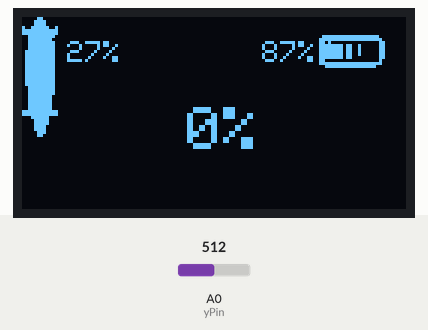
Simulated run of this sketch. Board: Arduino Uno, built with avr-gcc and run on an emulated ATmega328P. On the bench: 128×64 one-colour display. The test bench sets the inputs (shaded band); at power-on: A0 (yPin) = 512. The display library's start-up logo is not drawn; no radio packets arrive unless stated; what the sketch prints to the serial monitor is not drawn.

Above: at 1.2 s.
1.3 s: A0 (yPin) set to 716
At 1.37 s:
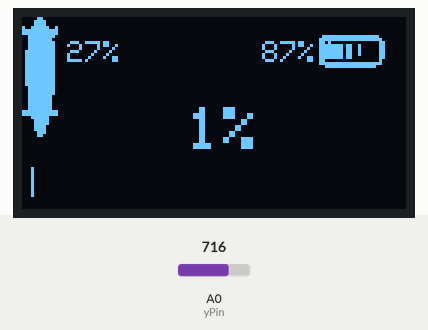
2.8 s: A0 (yPin) set to 717
At 3.8 s:
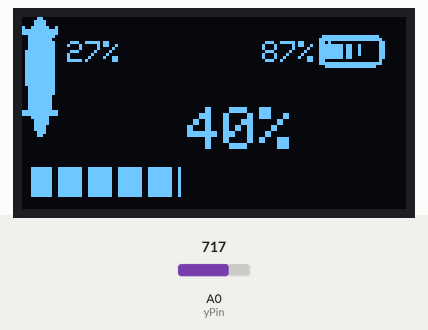
4.4 s: A0 (yPin) set to 1023
At 7.6 s:
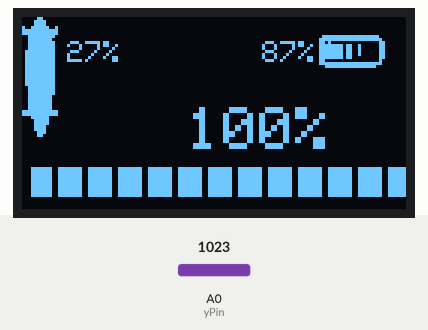

Measured:
- after the input at 1.3 s, the display: changes after 0.06 s (image 1)
- after the input at 4.4 s, the display: first changes after 0.06 s (image 3 shows a later state)

The sketch:

remote_control_rfnano.ino
```cpp
/*
  (c) Linus Johansson
  2022-01-23
  mod. latest: 220317
  Nrf_nano built in CE pin 9, CSN pin 10
  Oled 1.3" IIC 0x78, 0x7A SH1106
*/
#include <SPI.h>
#include <nRF24L01.h>
#include <RF24.h>
#include <Wire.h>
#include <printf.h>
#include <Adafruit_GFX.h>
#include <Adafruit_SH110X.h>
#define CE_PIN 9
#define CSN_PIN 10

const int yPin = A0;
float batteryLevelBoard = 27;
float batteryLevelRemote = 87;
int ySpeed = 90; //Kommer bli 1500 vid ESC
int ySpeedOutput = 90;  //Kommer bli 1500 vid ESC
int percentageSpeed = 0;
int r = 0;
int acceleration = 1;
int decceleration = 1;
int delayTime = 7;
int maxSpeed = 179; //Får se va maxspeed blir

#define i2c_Address 0x3c

#define SCREEN_WIDTH 128
#define SCREEN_HEIGHT 64
#define OLED_RESET -1
Adafruit_SH1106G display = Adafruit_SH1106G(SCREEN_WIDTH, SCREEN_HEIGHT, &Wire, OLED_RESET);
RF24 radio(CE_PIN, CSN_PIN);

const uint64_t writingAddress = 0x9090909001;
const uint64_t readingAddress = 0x9090909002;

// 'mauri', 128x64px
const unsigned char mauri [] PROGMEM = {
	0xff, 0xff, 0xff, 0xff, 0xff, 0xff, 0xff, 0xfc, 0x01, 0xf8, 0x1f, 0xff, 0xff, 0xff, 0xff, 0xff,
	0xff, 0xff, 0xff, 0xdf, 0xff, 0xff, 0xff, 0xfc, 0x01, 0xf0, 0x1f, 0xff, 0xff, 0xff, 0xff, 0xff,
	0xff, 0xff, 0xff, 0x8f, 0xff, 0xff, 0xff, 0xfc, 0x03, 0x78, 0x1f, 0xff, 0xff, 0xff, 0xff, 0xff,
	0xff, 0xff, 0xff, 0xcf, 0xff, 0xff, 0xff, 0xfc, 0x00, 0xe0, 0x1f, 0xff, 0xff, 0xff, 0xff, 0xff,
	0xff, 0xff, 0xff, 0xcf, 0xff, 0xf0, 0x02, 0x08, 0x01, 0xe0, 0x1f, 0xff, 0xff, 0xff, 0xff, 0xff,
	0xff, 0xff, 0xff, 0xef, 0xff, 0x01, 0x86, 0x00, 0x01, 0xf8, 0x1f, 0xff, 0xff, 0xff, 0xff, 0xff,
	0xff, 0xff, 0xff, 0xe7, 0xfc, 0x07, 0x8f, 0x00, 0x01, 0xf0, 0x3f, 0xff, 0xff, 0xff, 0xff, 0xff,
	0xff, 0xff, 0xff, 0xf7, 0xc0, 0x0f, 0x8f, 0x00, 0x00, 0x00, 0x3f, 0xff, 0xff, 0xff, 0xff, 0xff,
	0xff, 0xff, 0xff, 0xff, 0x80, 0x0f, 0x1f, 0x00, 0x30, 0x00, 0x3f, 0xff, 0xff, 0xff, 0xff, 0xff,
	0xff, 0xff, 0xff, 0xff, 0x80, 0x0f, 0x1f, 0xf0, 0x38, 0x00, 0x3f, 0xff, 0xff, 0xff, 0xff, 0xff,
	0xff, 0xff, 0xff, 0xff, 0xe0, 0x0f, 0x3f, 0xf8, 0x18, 0x00, 0x3f, 0xff, 0xff, 0xff, 0xff, 0xff,
	0xff, 0xff, 0xff, 0xf7, 0xb0, 0x0f, 0xb8, 0x00, 0x00, 0x00, 0x7f, 0xff, 0xff, 0xff, 0xff, 0xff,
	0xff, 0xff, 0xff, 0xf7, 0x7c, 0x07, 0x80, 0x00, 0x00, 0x30, 0x7f, 0xff, 0xff, 0xff, 0xff, 0xff,
	0xff, 0xff, 0xff, 0xfe, 0x7c, 0x06, 0x00, 0x00, 0x00, 0x00, 0xff, 0xff, 0xff, 0xff, 0xff, 0xff,
	0xff, 0xff, 0xfc, 0x3e, 0x78, 0x04, 0x00, 0x00, 0x00, 0x01, 0xff, 0xff, 0xff, 0xff, 0xff, 0xff,
	0xff, 0xff, 0xf8, 0x1e, 0xf8, 0x08, 0x00, 0x00, 0x00, 0x00, 0xff, 0xff, 0xff, 0xff, 0xff, 0xff,
	0xff, 0xff, 0xf8, 0x07, 0xfc, 0x08, 0x08, 0x00, 0x00, 0x00, 0xff, 0xff, 0xff, 0xff, 0xff, 0xff,
	0xff, 0xff, 0xfc, 0x87, 0xfc, 0x10, 0x00, 0x00, 0x00, 0x01, 0xff, 0xff, 0xff, 0xff, 0xff, 0xff,
	0xff, 0xff, 0xfd, 0x83, 0xfc, 0x10, 0x00, 0x03, 0x00, 0x03, 0xff, 0xff, 0xff, 0xff, 0xff, 0xff,
	0xff, 0xff, 0xf8, 0x07, 0xfc, 0x10, 0x00, 0x07, 0x00, 0x03, 0x7f, 0xff, 0xff, 0xff, 0xff, 0xff,
	0xff, 0xff, 0xf8, 0x17, 0xf0, 0x10, 0x00, 0x18, 0x00, 0x00, 0x7f, 0xff, 0xff, 0xff, 0xff, 0xff,
	0xff, 0xff, 0xf8, 0x37, 0xc0, 0x00, 0x00, 0x30, 0x00, 0x00, 0xff, 0xff, 0xff, 0xff, 0xff, 0xff,
	0xff, 0xff, 0xf8, 0x00, 0x00, 0x00, 0x01, 0xe0, 0x00, 0x00, 0xff, 0xff, 0xff, 0xff, 0xff, 0xff,
	0xff, 0xff, 0xbc, 0x00, 0x00, 0x00, 0xff, 0x80, 0x00, 0x00, 0xff, 0xff, 0xff, 0xff, 0xff, 0xff,
	0x0f, 0xff, 0x8f, 0xe0, 0x00, 0x01, 0xfe, 0x00, 0x00, 0x00, 0xff, 0xff, 0xff, 0xff, 0xff, 0xff,
	0x0f, 0xff, 0x81, 0xc0, 0x00, 0x01, 0xe0, 0x00, 0x00, 0x00, 0xff, 0xff, 0xff, 0xff, 0xff, 0xff,
	0x0f, 0xff, 0x81, 0x80, 0x00, 0x00, 0xc0, 0x00, 0x00, 0x00, 0xff, 0xff, 0xff, 0xff, 0xff, 0xff,
	0x0f, 0xff, 0x80, 0x00, 0x00, 0x00, 0xc0, 0x00, 0x00, 0x00, 0xff, 0xff, 0xff, 0xff, 0xff, 0xff,
	0x0f, 0xff, 0x80, 0x00, 0x00, 0x00, 0x40, 0x00, 0x00, 0x00, 0x7f, 0xff, 0xff, 0xff, 0xff, 0xff,
	0x0f, 0xff, 0x82, 0x00, 0x00, 0x00, 0x20, 0x00, 0x00, 0x00, 0x7f, 0xff, 0xff, 0xff, 0xff, 0xff,
	0x0f, 0xff, 0x06, 0x00, 0x00, 0x00, 0x00, 0x00, 0x00, 0x00, 0x7f, 0xff, 0xff, 0xff, 0xff, 0xff,
	0x0f, 0xff, 0x1e, 0x00, 0x00, 0x1f, 0x80, 0x00, 0x00, 0x00, 0xff, 0xff, 0xff, 0xff, 0xff, 0xff,
	0x0f, 0xff, 0x3e, 0x00, 0x00, 0x1f, 0x00, 0x00, 0x00, 0x00, 0xff, 0xff, 0xff, 0xff, 0xff, 0xff,
	0x0f, 0xff, 0x7e, 0x00, 0x00, 0x1e, 0x00, 0x00, 0x00, 0x00, 0x7f, 0xff, 0xff, 0xff, 0xff, 0xff,
	0x0f, 0xff, 0xbf, 0x00, 0x01, 0xe0, 0x00, 0x00, 0x00, 0x00, 0x7f, 0xff, 0xff, 0xff, 0xff, 0xff,
	0x0f, 0xff, 0xbf, 0x80, 0x01, 0xc0, 0x00, 0x00, 0x00, 0x00, 0x7f, 0xff, 0xff, 0xff, 0xff, 0xff,
	0x0f, 0xfb, 0xff, 0x80, 0x07, 0x80, 0x00, 0x00, 0x00, 0x00, 0x7f, 0xff, 0xff, 0xff, 0xff, 0xff,
	0x0f, 0xe3, 0xff, 0x80, 0x1f, 0xc0, 0x00, 0x00, 0x00, 0x00, 0x7f, 0xff, 0xff, 0xff, 0xff, 0xff,
	0x00, 0x07, 0xff, 0x80, 0x1f, 0xe0, 0x00, 0x00, 0x00, 0x00, 0x7f, 0xff, 0xff, 0xff, 0xff, 0xff,
	0x00, 0x07, 0xff, 0x80, 0x7f, 0x80, 0x00, 0x00, 0x00, 0x00, 0xff, 0xff, 0xff, 0xff, 0xff, 0xff,
	0x00, 0x01, 0xff, 0xc0, 0xc8, 0x00, 0x00, 0x00, 0x00, 0x00, 0xff, 0xff, 0xff, 0xff, 0xff, 0xff,
	0x00, 0x00, 0xff, 0xc0, 0x88, 0x00, 0x00, 0x00, 0x00, 0x00, 0x7f, 0xff, 0xff, 0xff, 0xff, 0xff,
	0x00, 0x00, 0x7f, 0xc0, 0x04, 0x00, 0x00, 0x00, 0x00, 0x00, 0x07, 0xff, 0xff, 0xff, 0xff, 0xff,
	0x00, 0xe1, 0xff, 0xc0, 0x00, 0x00, 0x00, 0x00, 0x00, 0x00, 0x07, 0xff, 0xff, 0xff, 0xff, 0xff,
	0x00, 0xe1, 0xbf, 0xc0, 0x00, 0x00, 0x00, 0x00, 0x00, 0x00, 0x07, 0xff, 0xff, 0xff, 0xff, 0xff,
	0x00, 0xe0, 0x3f, 0xc0, 0x00, 0x00, 0x00, 0x00, 0x00, 0x00, 0x07, 0xff, 0xff, 0xff, 0xff, 0xff,
	0x00, 0xe0, 0x4f, 0xc0, 0x00, 0x00, 0x00, 0x00, 0x00, 0x00, 0x07, 0xff, 0xff, 0xff, 0xff, 0xff,
	0xc0, 0x60, 0xef, 0xc0, 0x00, 0x00, 0x00, 0x00, 0x00, 0x00, 0x07, 0xff, 0xff, 0xff, 0xff, 0xff,
	0x00, 0x00, 0xf7, 0x80, 0x00, 0x00, 0x00, 0x00, 0x00, 0x00, 0x07, 0xff, 0xff, 0xff, 0xff, 0xff,
	0x70, 0x00, 0xfb, 0x80, 0x00, 0x00, 0x00, 0x00, 0x00, 0x00, 0x07, 0xff, 0xff, 0xff, 0xff, 0xff,
	0xf8, 0x00, 0x78, 0x00, 0x00, 0x00, 0x00, 0x00, 0x00, 0x00, 0x07, 0xff, 0xff, 0xff, 0xff, 0xff,
	0xfc, 0x00, 0x7c, 0x00, 0x00, 0x00, 0x00, 0x00, 0x00, 0x00, 0x07, 0xff, 0xff, 0xff, 0xff, 0xff,
	0xfc, 0x00, 0x02, 0x7e, 0x00, 0x00, 0x00, 0x00, 0x00, 0x00, 0x07, 0xff, 0xff, 0xff, 0xff, 0xff,
	0xfc, 0x00, 0x00, 0x7f, 0xa0, 0x00, 0x00, 0x00, 0x00, 0x00, 0x07, 0xff, 0xff, 0xff, 0xff, 0xff,
	0xe0, 0x00, 0x00, 0x3f, 0xf0, 0x00, 0x00, 0x00, 0x00, 0x00, 0x07, 0xff, 0xff, 0xff, 0xff, 0xff,
	0x80, 0x00, 0x00, 0x1c, 0x00, 0x00, 0x00, 0x00, 0x00, 0x00, 0x07, 0xff, 0xff, 0xff, 0xff, 0xff,
	0x80, 0x00, 0x00, 0x00, 0x00, 0x00, 0x00, 0x00, 0x00, 0x00, 0x07, 0xff, 0xff, 0xff, 0xff, 0xff,
	0x00, 0x00, 0x00, 0x00, 0x00, 0x00, 0x00, 0x00, 0x00, 0x00, 0x07, 0xff, 0xff, 0xff, 0xff, 0xff,
	0x00, 0x00, 0x00, 0x00, 0x00, 0x00, 0x00, 0x00, 0x00, 0x00, 0x07, 0xff, 0xff, 0xff, 0xff, 0xff,
	0x00, 0x00, 0x00, 0x00, 0x00, 0x00, 0x00, 0x00, 0x00, 0x00, 0x07, 0xff, 0xff, 0xff, 0xff, 0xff,
	0x00, 0x00, 0x00, 0x00, 0x00, 0x00, 0x00, 0x00, 0x00, 0x00, 0x07, 0xff, 0xff, 0xff, 0xff, 0xff,
	0x00, 0x00, 0x00, 0x00, 0x00, 0x00, 0x00, 0x00, 0x00, 0x00, 0x07, 0xff, 0xff, 0xff, 0xff, 0xff,
	0x00, 0x00, 0x00, 0x00, 0x00, 0x00, 0x00, 0x00, 0x00, 0x00, 0x07, 0xff, 0xff, 0xff, 0xff, 0xff,
	0x00, 0x00, 0x00, 0x00, 0x00, 0x00, 0x00, 0x00, 0x00, 0x00, 0x07, 0xff, 0xff, 0xff, 0xff, 0xff
};

// 'bat', 50x64px
const unsigned char batteryRemote [] PROGMEM = {
	0x00, 0x00, 0x00, 0x00, 0x00, 0x00, 0x00, 0x00, 0x00, 0x00, 0x00, 0x00, 0x00, 0x00, 0x00, 0x00,
	0x00, 0x00, 0x00, 0x00, 0x00, 0x00, 0x00, 0x00, 0x00, 0x00, 0x00, 0x00, 0x00, 0x00, 0x00, 0x00,
	0x00, 0x00, 0x00, 0x00, 0x00, 0x00, 0x00, 0x00, 0x00, 0x00, 0x00, 0x00, 0x00, 0x00, 0x00, 0x00,
	0x00, 0x00, 0x00, 0x00, 0x00, 0x00, 0x00, 0x00, 0x00, 0x0f, 0xff, 0xff, 0xf8, 0x00, 0x00, 0x00,
	0x1c, 0x00, 0x00, 0x18, 0x00, 0x00, 0x00, 0x18, 0x00, 0x00, 0x0c, 0x00, 0x00, 0x00, 0x1b, 0xf9,
	0x90, 0x0e, 0x00, 0x00, 0x00, 0x1b, 0xf9, 0x90, 0x0e, 0x00, 0x00, 0x00, 0x1b, 0xf9, 0x90, 0x0e,
	0x00, 0x00, 0x00, 0x1b, 0xf9, 0x90, 0x0e, 0x00, 0x00, 0x00, 0x1b, 0xf9, 0x90, 0x0e, 0x00, 0x00,
	0x00, 0x1b, 0xf9, 0x90, 0x0e, 0x00, 0x00, 0x00, 0x19, 0x90, 0x00, 0x0c, 0x00, 0x00, 0x00, 0x18,
	0x00, 0x00, 0x08, 0x00, 0x00, 0x00, 0x0f, 0xff, 0xff, 0xf8, 0x00, 0x00, 0x00, 0x07, 0xff, 0xff,
	0xf0, 0x00, 0x00, 0x00, 0x00, 0x00, 0x00, 0x00, 0x00, 0x00, 0x00, 0x00, 0x00, 0x00, 0x00, 0x00,
	0x00, 0x00, 0x00, 0x00, 0x00, 0x00, 0x00, 0x00, 0x00, 0x00, 0x00, 0x00, 0x00, 0x00, 0x00, 0x00,
	0x00, 0x00, 0x00, 0x00, 0x00, 0x00, 0x00, 0x00, 0x00, 0x00, 0x00, 0x00, 0x00, 0x00, 0x00, 0x00,
	0x00, 0x00, 0x00, 0x00, 0x00, 0x00, 0x00, 0x00, 0x00, 0x00, 0x00, 0x00, 0x00, 0x00, 0x00, 0x00,
	0x00, 0x00, 0x00, 0x00, 0x00, 0x00, 0x00, 0x00, 0x00, 0x00, 0x00, 0x00, 0x00, 0x00, 0x00, 0x00,
	0x00, 0x00, 0x00, 0x00, 0x00, 0x00, 0x00, 0x00, 0x00, 0x00, 0x00, 0x00, 0x00, 0x00, 0x00, 0x00,
	0x00, 0x00, 0x00, 0x00, 0x00, 0x00, 0x00, 0x00, 0x00, 0x00, 0x00, 0x00, 0x00, 0x00, 0x00, 0x00,
	0x00, 0x00, 0x00, 0x00, 0x00, 0x00, 0x00, 0x00, 0x00, 0x00, 0x00, 0x00, 0x00, 0x00, 0x00, 0x00,
	0x00, 0x00, 0x00, 0x00, 0x00, 0x00, 0x00, 0x00, 0x00, 0x00, 0x00, 0x00, 0x00, 0x00, 0x00, 0x00,
	0x00, 0x00, 0x00, 0x00, 0x00, 0x00, 0x00, 0x00, 0x00, 0x00, 0x00, 0x00, 0x00, 0x00, 0x00, 0x00,
	0x00, 0x00, 0x00, 0x00, 0x00, 0x00, 0x00, 0x00, 0x00, 0x00, 0x00, 0x00, 0x00, 0x00, 0x00, 0x00,
	0x00, 0x00, 0x00, 0x00, 0x00, 0x00, 0x00, 0x00, 0x00, 0x00, 0x00, 0x00, 0x00, 0x00, 0x00, 0x00,
	0x00, 0x00, 0x00, 0x00, 0x00, 0x00, 0x00, 0x00, 0x00, 0x00, 0x00, 0x00, 0x00, 0x00, 0x00, 0x00,
	0x00, 0x00, 0x00, 0x00, 0x00, 0x00, 0x00, 0x00, 0x00, 0x00, 0x00, 0x00, 0x00, 0x00, 0x00, 0x00,
	0x00, 0x00, 0x00, 0x00, 0x00, 0x00, 0x00, 0x00, 0x00, 0x00, 0x00, 0x00, 0x00, 0x00, 0x00, 0x00,
	0x00, 0x00, 0x00, 0x00, 0x00, 0x00, 0x00, 0x00, 0x00, 0x00, 0x00, 0x00, 0x00, 0x00, 0x00, 0x00,
	0x00, 0x00, 0x00, 0x00, 0x00, 0x00, 0x00, 0x00, 0x00, 0x00, 0x00, 0x00, 0x00, 0x00, 0x00, 0x00,
	0x00, 0x00, 0x00, 0x00, 0x00, 0x00, 0x00, 0x00, 0x00, 0x00, 0x00, 0x00, 0x00, 0x00, 0x00, 0x00,
	0x00, 0x00, 0x00, 0x00, 0x00, 0x00, 0x00, 0x00, 0x00, 0x00, 0x00, 0x00, 0x00, 0x00, 0x00, 0x00
};

// 'bat', 40x40px
const unsigned char batteryRemote1 [] PROGMEM = {
	0x00, 0x00, 0x00, 0x00, 0x00, 0x00, 0x00, 0x00, 0x00, 0x00, 0x00, 0x00, 0x00, 0x00, 0x00, 0x00,
	0x00, 0x00, 0x00, 0x00, 0x00, 0x00, 0x00, 0x00, 0x00, 0x00, 0x00, 0x00, 0x00, 0x00, 0x00, 0x3f,
	0xff, 0xf8, 0x00, 0x00, 0x7f, 0xff, 0xfc, 0x00, 0x00, 0x68, 0x00, 0x06, 0x00, 0x00, 0x7f, 0xb2,
	0x06, 0x00, 0x00, 0x7f, 0xb2, 0x06, 0x00, 0x00, 0x7f, 0xb2, 0x06, 0x00, 0x00, 0x7f, 0xb2, 0x06,
	0x00, 0x00, 0x7f, 0xb0, 0x06, 0x00, 0x00, 0x60, 0x00, 0x04, 0x00, 0x00, 0x7f, 0xff, 0xfc, 0x00,
	0x00, 0x1f, 0xff, 0xf0, 0x00, 0x00, 0x00, 0x00, 0x00, 0x00, 0x00, 0x00, 0x00, 0x00, 0x00, 0x00,
	0x00, 0x00, 0x00, 0x00, 0x00, 0x00, 0x00, 0x00, 0x00, 0x00, 0x00, 0x00, 0x00, 0x00, 0x00, 0x00,
	0x00, 0x00, 0x00, 0x00, 0x00, 0x00, 0x00, 0x00, 0x00, 0x00, 0x00, 0x00, 0x00, 0x00, 0x00, 0x00,
	0x00, 0x00, 0x00, 0x00, 0x00, 0x00, 0x00, 0x00, 0x00, 0x00, 0x00, 0x00, 0x00, 0x00, 0x00, 0x00,
	0x00, 0x00, 0x00, 0x00, 0x00, 0x00, 0x00, 0x00, 0x00, 0x00, 0x00, 0x00, 0x00, 0x00, 0x00, 0x00,
	0x00, 0x00, 0x00, 0x00, 0x00, 0x00, 0x00, 0x00, 0x00, 0x00, 0x00, 0x00, 0x00, 0x00, 0x00, 0x00,
	0x00, 0x00, 0x00, 0x00, 0x00, 0x00, 0x00, 0x00, 0x00, 0x00, 0x00, 0x00, 0x00, 0x00, 0x00, 0x00,
	0x00, 0x00, 0x00, 0x00, 0x00, 0x00, 0x00, 0x00
};

// 'longboard', 40x40px
const unsigned char batteryBoard [] PROGMEM = {
	0x06, 0x00, 0x00, 0x00, 0x00, 0x0f, 0x00, 0x00, 0x00, 0x00, 0x0f, 0x00, 0x00, 0x00, 0x00, 0x9f,
	0x90, 0x00, 0x00, 0x00, 0xff, 0xf0, 0x00, 0x00, 0x00, 0xff, 0xf0, 0x00, 0x00, 0x00, 0x3f, 0xe0,
	0x00, 0x00, 0x00, 0x3f, 0xc0, 0x00, 0x00, 0x00, 0x3f, 0xe0, 0x00, 0x00, 0x00, 0x3f, 0xe0, 0x00,
	0x00, 0x00, 0x3f, 0xe0, 0x00, 0x00, 0x00, 0x7f, 0xe0, 0x00, 0x00, 0x00, 0x7f, 0xe0, 0x00, 0x00,
	0x00, 0x7f, 0xe0, 0x00, 0x00, 0x00, 0x7f, 0xe0, 0x00, 0x00, 0x00, 0x7f, 0xe0, 0x00, 0x00, 0x00,
	0x7f, 0xe0, 0x00, 0x00, 0x00, 0x7f, 0xe0, 0x00, 0x00, 0x00, 0x7f, 0xe0, 0x00, 0x00, 0x00, 0x7f,
	0xe0, 0x00, 0x00, 0x00, 0x7f, 0xe0, 0x00, 0x00, 0x00, 0x7f, 0xe0, 0x00, 0x00, 0x00, 0x7f, 0xe0,
	0x00, 0x00, 0x00, 0x3f, 0xe0, 0x00, 0x00, 0x00, 0x3f, 0xe0, 0x00, 0x00, 0x00, 0x3f, 0xe0, 0x00,
	0x00, 0x00, 0x3f, 0xc0, 0x00, 0x00, 0x00, 0x3f, 0xc0, 0x00, 0x00, 0x00, 0x3f, 0xc0, 0x00, 0x00,
	0x00, 0x3f, 0xc0, 0x00, 0x00, 0x00, 0x3f, 0xc0, 0x00, 0x00, 0x00, 0xff, 0xf0, 0x00, 0x00, 0x00,
	0xff, 0xf0, 0x00, 0x00, 0x00, 0x1f, 0x80, 0x00, 0x00, 0x00, 0x0f, 0x80, 0x00, 0x00, 0x00, 0x0f,
	0x80, 0x00, 0x00, 0x00, 0x0f, 0x00, 0x00, 0x00, 0x00, 0x0f, 0x00, 0x00, 0x00, 0x00, 0x07, 0x00,
	0x00, 0x00, 0x00, 0x06, 0x00, 0x00, 0x00, 0x00
};


void setup() {
  Serial.begin(9600);
  radio.begin();
  display.begin(i2c_Address, true);
  display.display();
  display.clearDisplay();

  printf_begin();
  pinMode (yPin, INPUT);

  radio.openWritingPipe(writingAddress);
  radio.openReadingPipe(1, readingAddress);
  radio.setPALevel(RF24_PA_MIN);
  radio.setChannel(0x54);
  //radio.printDetails();                   //Print for debugging

}


void loop() {
  delay(5);
  sendEscSpeed();
  //batteryLevelBoard = receiveBatteryLevelBoard();
  printOled();

}


float receiveBatteryLevelBoard(){
  delay(5);
  radio.startListening();
  if ( radio.available()) {
    float battery_board = 0;
    radio.read(&battery_board, sizeof(battery_board));
    Serial.print("Battery is: ");
    Serial.print(battery_board);
    return battery_board;
  }
}


void sendEscSpeed(){
  radio.stopListening();
  int yPos = analogRead(yPin);
  ySpeed = map(yPos, 0, 1023, 0, 180); // kommer bli 0, 1023, 1000, 2000 vid ESC
  if (ySpeed > 88){
    if (ySpeed > ySpeedOutput) {
      ySpeedOutput += acceleration;
      delay(delayTime);
    }
    if (ySpeed < ySpeedOutput){
      ySpeedOutput -= decceleration;
      delay(delayTime);
    }
    ySpeedOutput = constrain(ySpeedOutput, 90, maxSpeed);
    r = map(ySpeedOutput, 90, maxSpeed, 0, 125);
    percentageSpeed = map(ySpeedOutput, 90, maxSpeed, 0, 100);
  }
  if (ySpeed < 87){
    ySpeedOutput = ySpeed;
    percentageSpeed = 0;
    r = 0;
  }
  Serial.print("Y-SpeedOutput: ");
  Serial.println(ySpeedOutput);
  radio.write(&ySpeedOutput, sizeof(ySpeedOutput));
}


void printOled(){
  display.clearDisplay();
  display.drawBitmap(0, 0, batteryBoard, 40, 40, SH110X_WHITE);
  display.setTextSize(1); // 2
  display.setTextColor(SH110X_WHITE);
  display.setCursor(15, 8);
  display.print(int(batteryLevelBoard));
  display.print("%");
  display.setCursor(80, 8); // 60, 5
  display.print(int(batteryLevelRemote));
  display.print("%");
  display.drawBitmap(90, 0, batteryRemote1, 40, 40, SH110X_WHITE); //85, 0, 50, 64
  display.setTextSize(2);
  display.setTextColor(SH110X_WHITE, SH110X_BLACK);
  display.setCursor(55, 30);
  display.print(percentageSpeed);
  display.println("%");
  display.setTextSize(2);
  display.setTextColor(SH110X_WHITE, SH110X_BLACK);
  display.setCursor(0, 33);
  display.fillRect(r, 50, 128 - r, 10, SH110X_BLACK);
  display.fillRect(3, 50, r, 10, SH110X_WHITE);

  for (int i = 1; i < 13; i++) {
    display.fillRect(i * 10, 50, 2, 10, SH110X_BLACK);
  }

  display.display();
}
```
